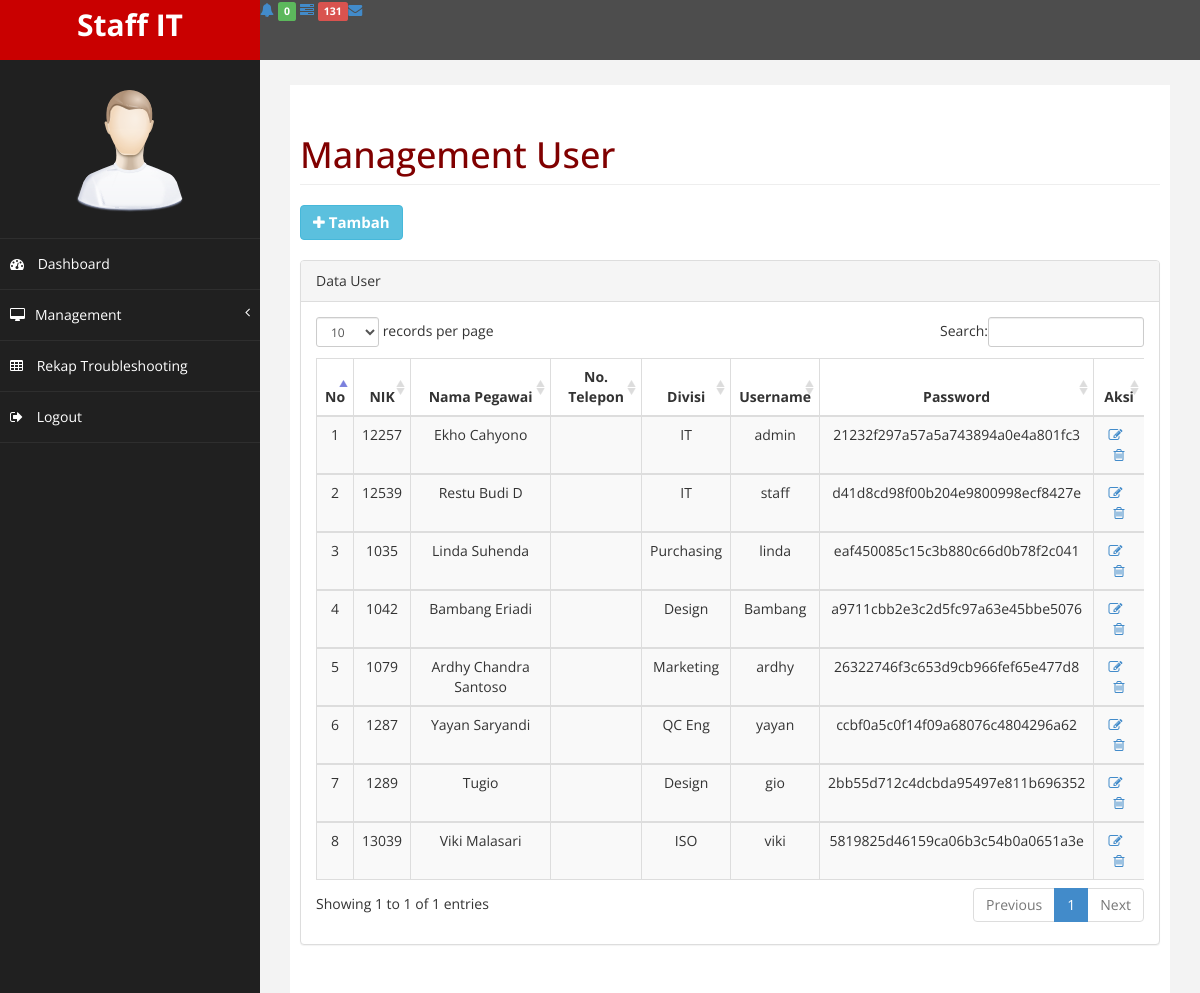
The page /bukan/index.php?halaman=management-user (signed in) on the database as committed earlier.
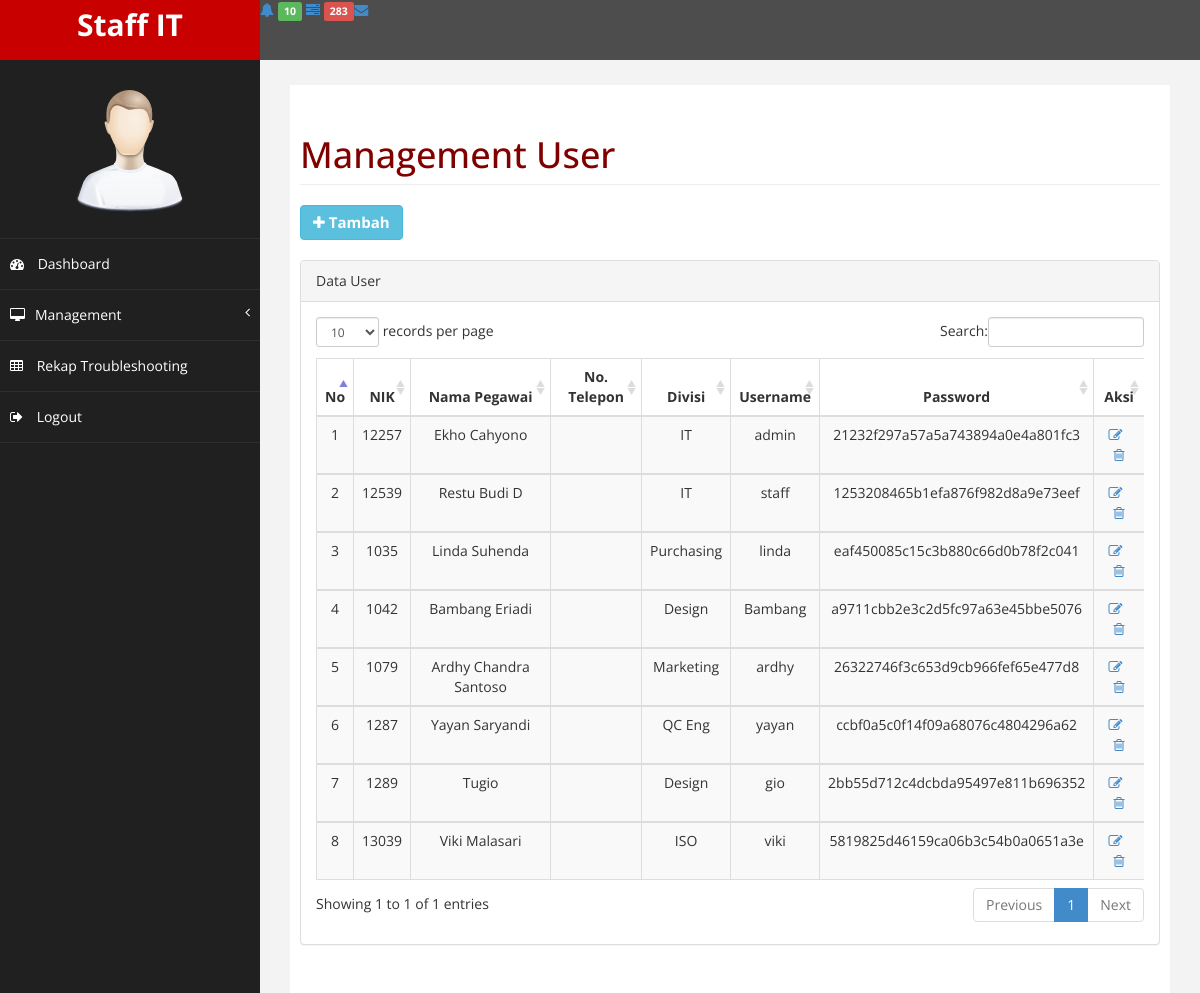
The same page on the database as committed later.
### tables this page shows
CREATE TABLE IF NOT EXISTS `user` (
  `id_user` int(10) NOT NULL AUTO_INCREMENT,
  `nik` varchar(10) NOT NULL,
  `nm_pegawai` varchar(25) NOT NULL,
  `divisi` varchar(25) NOT NULL,
  `username` varchar(50) NOT NULL,
  `password` varchar(50) NOT NULL,
  `level` varchar(10) NOT NULL,
  PRIMARY KEY (`id_user`)
);

### bukan/management-user.php (the view, shortened to what the changed rows need)
<div id="page-inner">
<div class="row">
    <div class="col-lg-12">
        <h1 class="page-header" style="color:maroon;">Management User</h1>
    </div>
</div>
<?php
  include 'modtambah-user.php';
?>
<br>
<div class="row">
                <div class="col-md-12">
                    <div class="panel panel-default">
                        <div class="panel-body">
                            <div class="table-responsive">
                                <table class="table table-bordered table-striped table-hover table-responsive" id="dataTables-example">
                                    <thead>
                                        <tr>
                                            <th><center>No</center></th>
                                            <th><center>NIK</center></th>
                                            <th><center>Nama Pegawai</center></th>
                                            <th><center>No. Telepon</center></th>
                                            <th><center>Divisi</center></th>
                                            <th><center>Username</center></th>
                                            <th><center>Password</center></th>
                                            <th><center>Aksi</center></th>
                                        </tr>
                                        <?php
                                        $no = 1;
                                        include '../config/koneksi.php';
                                        $query = mysqli_query($konek, "SELECT * FROM user") or die(mysqli_error());
                                          if(mysqli_num_rows($query) == 0){
                                            echo '<tr><td collspan="4" align="center">Tidak ada data!</td></tr>';
                                          }
                                          else{
                                            while ($data = mysqli_fetch_array($query)) {
                                              ?>
                                    </thead>
                                    <tbody>
                                        <tr>
                                            <td><center><?php echo $no++; ?></center></td>
                                                <td><center><?php echo $data['nik']; ?></center></td>
                                                <td><center><?php echo $data['nm_pegawai']; ?></center></td>
                                                <td><center><?php echo ($data['tlp']); ?></center></td>
                                                <td><center><?php echo ($data['divisi']); ?></center></td>
                                                <td><center><?php echo ($data['username']); ?></center></td>
                                                <td><center><?php echo ($data['password']); ?></center></td>
                                                <td><center>
                                                  <a href="index.php?halaman=edit-user&id=<?php echo $data['id_user'];?>" title="Edit Data"><span class="fa fa-edit"></span></a>
                                                  <a href="../config/delete_user.php?id=<?php echo $data['id_user'];?>" title="Hapus Data" onclick="return confirm('Hapus Data ini?');"><span class="fa fa-trash-o"></span></a></center>
                                                </td>
                                        </tr>
                                          <?php
                                        }
                                        }
                                        ?>
                                    </tbody>
                                </table>
                        </div>
                    </div>
                </div>
            </div>
          </div>
        </div>

### bukan/index.php (shortened to what the changed rows need)
<?php
if(isset($_GET['halaman'])) $halaman = $_GET['halaman']; else $halaman="home-staff";
?>
<!DOCTYPE html>
<html lang="en">
<head>
    <link href="assets/css/bootstrap.css" rel="stylesheet" />
    <link href="assets/css/font-awesome.css" rel="stylesheet" />
    <link href="assets/js/morris/morris-0.4.3.min.css" rel="stylesheet" />
    <link href="assets/css/custom.css" rel="stylesheet" />
      <link href="assets/js/dataTables/dataTables.bootstrap.css" rel="stylesheet" />
</head>
<?php
include '../config/koneksi.php';
    $queryNotif="SELECT * FROM tbl_keluhan";
    $sqlNotif = mysqli_query($konek,$queryNotif) or die (mysqli_error($konek));
    $Notif = mysqli_num_rows($sqlNotif);
?>
<?php
include '../config/koneksi.php';
    $queryNotif="SELECT * FROM tbl_laporan";
    $sqlNotif = mysqli_query($konek,$queryNotif) or die (mysqli_error($konek));
    $Notif2 = mysqli_num_rows($sqlNotif);
?>
<body>
    <div id="wrapper">
        <nav class="navbar navbar-default navbar-cls-top " role="navigation" style="margin-bottom: 0">
                <a a href="?halaman=komentarweb">
                    <span class="top-label label label-success"><?php echo $Notif2; ?></span>  <i class="fa fa-tasks"></i>
                </a>
                <a href="?halaman=komentarmenu">
                    <span class="top-label label label-danger"><?php echo $Notif; ?></span><i class="fa fa-envelope"></i>
                </a>
        </nav>
<div id="page-wrapper" >
    <?php
    if($halaman=="home-staff")                             include "home-staff.php";
                else if($halaman=="management-user")       include "management-user.php";
    ?>
</div>
</div>
</body>
</html>

Rows that differ between the two databases and show on the page:
changed user "Restu Budi D": password "d41d8cd98f00b204e9800998ecf8427e" → "1253208465b1efa876f982d8a9e73eef"
Other text that changed with them:
$Notif2: "0" → "10"
$Notif: "131" → "283"
